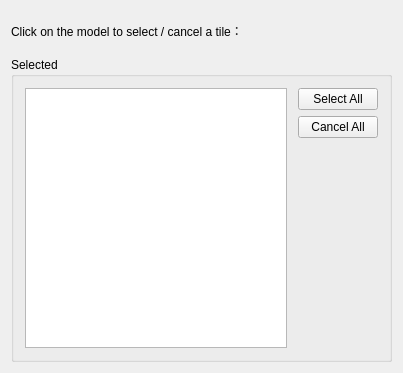
<?xml version="1.0" encoding="UTF-8"?>
<ui version="4.0">
 <class>TileSelectDialog</class>
 <widget class="QWidget" name="TileSelectDialog">
  <property name="geometry">
   <rect>
    <x>0</x>
    <y>0</y>
    <width>403</width>
    <height>373</height>
   </rect>
  </property>
  <property name="windowTitle">
   <string>Select Tiles</string>
  </property>
  <layout class="QVBoxLayout" name="verticalLayout">
   <item>
    <widget class="QLabel" name="label">
     <property name="minimumSize">
      <size>
       <width>0</width>
       <height>40</height>
      </size>
     </property>
     <property name="maximumSize">
      <size>
       <width>16777215</width>
       <height>40</height>
      </size>
     </property>
     <property name="text">
      <string>Click on the model to select / cancel a tile：</string>
     </property>
    </widget>
   </item>
   <item>
    <widget class="QGroupBox" name="groupBox">
     <property name="title">
      <string>Selected</string>
     </property>
     <layout class="QHBoxLayout" name="horizontalLayout">
      <item>
       <widget class="QListWidget" name="listWidget"/>
      </item>
      <item>
       <spacer name="horizontalSpacer">
        <property name="orientation">
         <enum>Qt::Horizontal</enum>
        </property>
        <property name="sizeType">
         <enum>QSizePolicy::Fixed</enum>
        </property>
        <property name="sizeHint" stdset="0">
         <size>
          <width>5</width>
          <height>20</height>
         </size>
        </property>
       </spacer>
      </item>
      <item>
       <layout class="QVBoxLayout" name="verticalLayout_2">
        <item>
         <widget class="QPushButton" name="selectAllBt">
          <property name="minimumSize">
           <size>
            <width>80</width>
            <height>0</height>
           </size>
          </property>
          <property name="text">
           <string>Select All</string>
          </property>
         </widget>
        </item>
        <item>
         <widget class="QPushButton" name="unselectAllBt">
          <property name="text">
           <string>Cancel All</string>
          </property>
         </widget>
        </item>
        <item>
         <spacer name="verticalSpacer">
          <property name="orientation">
           <enum>Qt::Vertical</enum>
          </property>
          <property name="sizeType">
           <enum>QSizePolicy::Expanding</enum>
          </property>
          <property name="sizeHint" stdset="0">
           <size>
            <width>20</width>
            <height>10</height>
           </size>
          </property>
         </spacer>
        </item>
        <item>
         <widget class="QLabel" name="label_count">
          <property name="sizePolicy">
           <sizepolicy hsizetype="Preferred" vsizetype="Fixed">
            <horstretch>0</horstretch>
            <verstretch>0</verstretch>
           </sizepolicy>
          </property>
          <property name="maximumSize">
           <size>
            <width>16777215</width>
            <height>50</height>
           </size>
          </property>
          <property name="text">
           <string/>
          </property>
         </widget>
        </item>
       </layout>
      </item>
     </layout>
    </widget>
   </item>
  </layout>
 </widget>
 <layoutdefault spacing="6" margin="11"/>
 <resources/>
 <connections/>
</ui>
